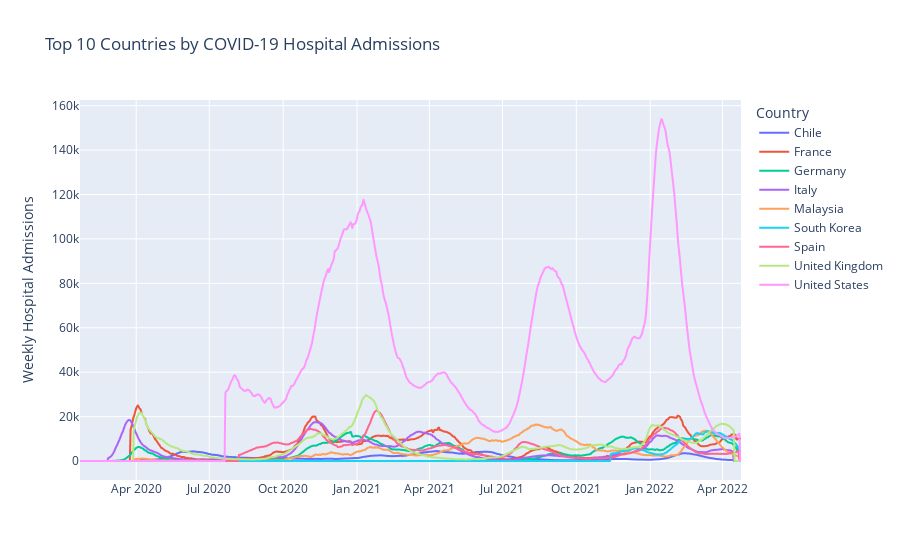

Notebook code for this chart:
### Code cell
fig = px.line(covid_data_top10_weekly_hosp_admissions, x='date',y='weekly_hosp_admissions', 
                color='location',
                title='Top 10 Countries by COVID-19 Hospital Admissions',
                labels={"date": "",
                    "weekly_hosp_admissions": "Weekly Hospital Admissions",
                    "location": "Country"})
fig.show()

### Figure 1 — Plotly figure (JSON) as saved in the notebook; plotly's stock layout.template omitted (floating-point values rounded to 4 significant figures; data arrays with more than 128 entries replaced by an {"elided": "..."} marker saying what was removed)
{"data": [{"hovertemplate": "Country=Chile<br>=%{x}<br>Weekly Hospital Admissions=%{y}<extra></extra>", "legendgroup": "Chile", "line": {"color": "#636efa", "dash": "solid"}, "marker": {"symbol": "circle"}, "mode": "lines", "name": "Chile", "showlegend": true, "type": "scattergl", "x": {"elided": "792 str values"}, "xaxis": "x", "y": {"elided": "792 int values"}, "yaxis": "y"}, {"hovertemplate": "Country=France<br>=%{x}<br>Weekly Hospital Admissions=%{y}<extra></extra>", "legendgroup": "France", "line": {"color": "#EF553B", "dash": "solid"}, "marker": {"symbol": "circle"}, "mode": "lines", "name": "France", "showlegend": true, "type": "scattergl", "x": {"elided": "822 str values"}, "xaxis": "x", "y": {"elided": "822 int values"}, "yaxis": "y"}, {"hovertemplate": "Country=Germany<br>=%{x}<br>Weekly Hospital Admissions=%{y}<extra></extra>", "legendgroup": "Germany", "line": {"color": "#00cc96", "dash": "solid"}, "marker": {"symbol": "circle"}, "mode": "lines", "name": "Germany", "showlegend": true, "type": "scattergl", "x": {"elided": "819 str values"}, "xaxis": "x", "y": {"elided": "819 int values"}, "yaxis": "y"}, {"hovertemplate": "Country=Italy<br>=%{x}<br>Weekly Hospital Admissions=%{y}<extra></extra>", "legendgroup": "Italy", "line": {"color": "#ab63fa", "dash": "solid"}, "marker": {"symbol": "circle"}, "mode": "lines", "name": "Italy", "showlegend": true, "type": "scattergl", "x": {"elided": "815 str values"}, "xaxis": "x", "y": {"elided": "815 int values"}, "yaxis": "y"}, {"hovertemplate": "Country=Malaysia<br>=%{x}<br>Weekly Hospital Admissions=%{y}<extra></extra>", "legendgroup": "Malaysia", "line": {"color": "#FFA15A", "dash": "solid"}, "marker": {"symbol": "circle"}, "mode": "lines", "name": "Malaysia", "showlegend": true, "type": "scattergl", "x": {"elided": "822 str values"}, "xaxis": "x", "y": {"elided": "822 int values"}, "yaxis": "y"}, {"hovertemplate": "Country=South Korea<br>=%{x}<br>Weekly Hospital Admissions=%{y}<extra></extra>", "legendgroup": "South Korea", "line": {"color": "#19d3f3", "dash": "solid"}, "marker": {"symbol": "circle"}, "mode": "lines", "name": "South Korea", "showlegend": true, "type": "scattergl", "x": {"elided": "824 str values"}, "xaxis": "x", "y": {"elided": "824 int values"}, "yaxis": "y"}, {"hovertemplate": "Country=Spain<br>=%{x}<br>Weekly Hospital Admissions=%{y}<extra></extra>", "legendgroup": "Spain", "line": {"color": "#FF6692", "dash": "solid"}, "marker": {"symbol": "circle"}, "mode": "lines", "name": "Spain", "showlegend": true, "type": "scattergl", "x": {"elided": "814 str values"}, "xaxis": "x", "y": {"elided": "814 int values"}, "yaxis": "y"}, {"hovertemplate": "Country=United Kingdom<br>=%{x}<br>Weekly Hospital Admissions=%{y}<extra></extra>", "legendgroup": "United Kingdom", "line": {"color": "#B6E880", "dash": "solid"}, "marker": {"symbol": "circle"}, "mode": "lines", "name": "United Kingdom", "showlegend": true, "type": "scattergl", "x": {"elided": "815 str values"}, "xaxis": "x", "y": {"elided": "815 int values"}, "yaxis": "y"}, {"hovertemplate": "Country=United States<br>=%{x}<br>Weekly Hospital Admissions=%{y}<extra></extra>", "legendgroup": "United States", "line": {"color": "#FF97FF", "dash": "solid"}, "marker": {"symbol": "circle"}, "mode": "lines", "name": "United States", "showlegend": true, "type": "scattergl", "x": {"elided": "824 str values"}, "xaxis": "x", "y": {"elided": "824 int values"}, "yaxis": "y"}], "layout": {"legend": {"title": {"text": "Country"}, "tracegroupgap": 0}, "title": {"text": "Top 10 Countries by COVID-19 Hospital Admissions"}, "xaxis": {"anchor": "y", "domain": [0, 1], "title": {"text": ""}}, "yaxis": {"anchor": "x", "domain": [0, 1], "title": {"text": "Weekly Hospital Admissions"}}}}
